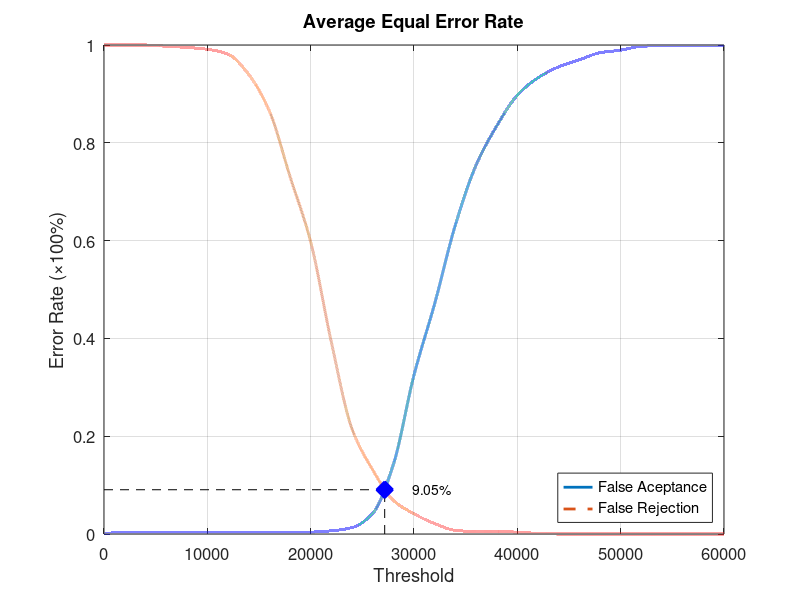
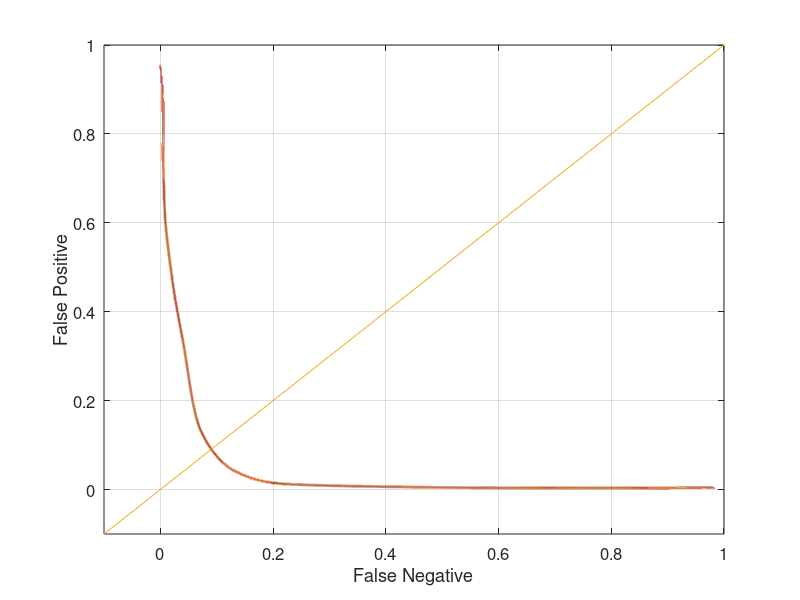

These figures' MATLAB source, in order:
function yEER = Experiment4Average
close all;
clear;
clc;
x = 0:2000:60000;
xq = 0:0.5:60000;

y0 = [0 0.00394737 0.00394737 0.00394737 0.00394737 0.00394737 0.00394737 0.00394737 0.00394737 0.00394737 0.00394737 0.00657895 0.0131579 0.0421053 0.142105 0.325 0.471053 0.631579 0.753947 0.834211 0.897368 0.932895 0.955263 0.969737 0.98421 0.989474 0.997368 0.998684 0.998684 0.998684 1];
yy0 = interp1(x, y0, xq, 'pchip');
y1 = [1 1 1 0.9975 0.995 0.99125 0.98125 0.94 0.865 0.73125 0.5975 0.3925 0.215 0.13125 0.06875 0.04125 0.02125 0.0075 0.005 0.005 0.00375 0.00125 0 0 0 0 0 0 0 0 0];
yy1 = interp1(x, y1, xq, 'pchip');

% Calculating EER: 
y2 = abs(y0 - y1);
find(y2 == min(y2))
yy2 = abs(yy0 - yy1);
xEER = find(yy2 == min(yy2));
xEERIndex = xq(xEER) % X-axis EER
yEER = yy0(xEER) % Y-axis EER

main = figure
plot(xq, yy0,'-','LineWidth', 2);	hold on
plot(xq, yy1,'--','LineWidth', 2);	hold on
plot([xEERIndex xEERIndex], [0 yEER], 'k--');	hold on
plot([0 xEERIndex], [yEER yEER], 'k--');	hold on
plot(xEERIndex, yEER, 'bx', 'LineWidth', 10);	hold on
text(xEERIndex + 10 * xEERIndex / 100, yEER, [num2str(round((10000 * yEER)) / 100) '%'])
legend('False Aceptance', 'False Rejection', 'Location', 'SouthEast')
xlabel('Threshold')
ylabel('Error Rate (\times100%)')
title('Average Equal Error Rate')
set(gca, 'FontSize', 12)
axis([0 60000 0 1])
grid on

print(main, 'Experiment4AverageMain', '-dpng');
FNRxFPR = figure('Color', [1 1 1]);
plot(yy1, yy0, '-', yy1, yy0, 'LineWidth', 2);
hold on
y = -0.1:0.1:1
plot(y, y); 
set(gca, 'FontSize', 12)
xlabel('False Negative')
ylabel('False Positive')
axis([-0.1 1 -0.1 1])
set(gca, 'FontSize', 12)
grid on

print(FNRxFPR, 'Experiment4AverageFNRxFPR','-dpng');
end
